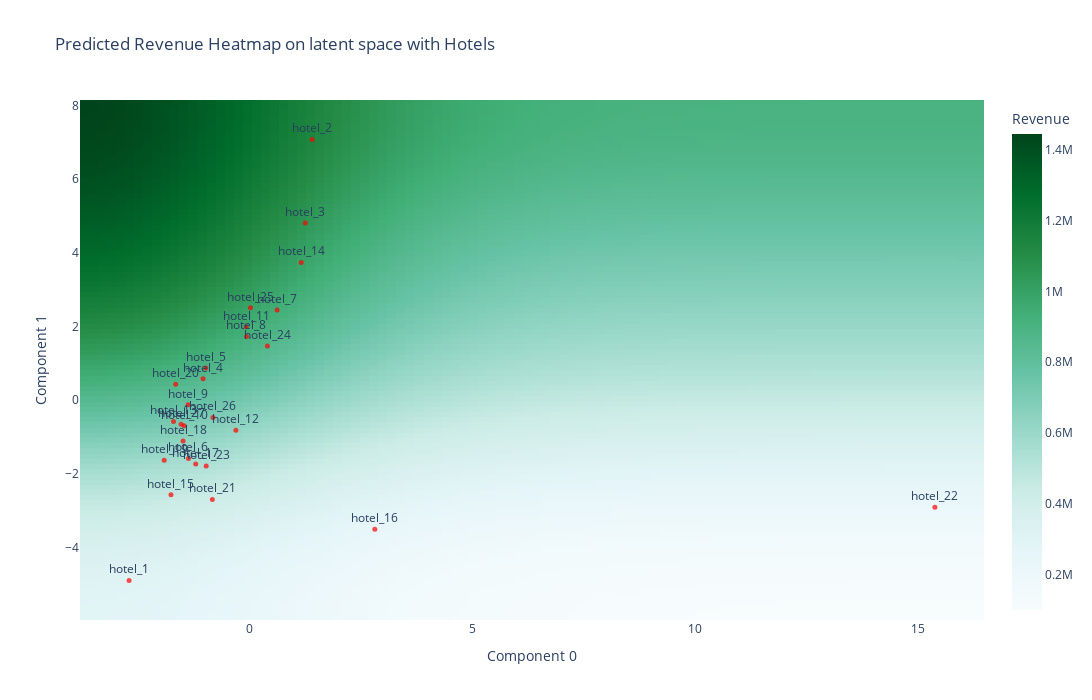

The cell this chart's notebook holds for it:
### Code cell
# plot the scatter plot over the heatmap, use go objects to add the scatter plot
import plotly.graph_objects as go
fig = go.Figure(data=go.Heatmap(z=grid_revenue, x=np.linspace(x_min, x_max, 100),
                                 y=np.linspace(y_min, y_max, 100),
                                 colorscale='BuGn',
                                 colorbar=dict(title='Revenue')))
fig.add_trace(go.Scatter(x=df_pca['PC0'], y=df_pca['PC1'],
                         mode='markers+text',
                         text=df_pca.index,
                         textposition='top center',
                         marker=dict(color='red', size=5, opacity=0.7),
                         name='Hotels'))
fig.update_layout(title='Predicted Revenue Heatmap on latent space with Hotels',
                  xaxis_title='Component 0',
                  yaxis_title='Component 1',
                  height=700, width=1200)
fig.show()
fig.write_html(f'{output_folder}/strategic_positioning.png')

### Figure 1 — Plotly figure (JSON) as saved in the notebook; plotly's stock layout.template omitted (floating-point values rounded to 4 significant figures; data arrays with more than 128 entries replaced by an {"elided": "..."} marker saying what was removed)
{"data": [{"colorbar": {"title": {"text": "Revenue"}}, "colorscale": [[0, "rgb(247,252,253)"], [0.125, "rgb(229,245,249)"], [0.25, "rgb(204,236,230)"], [0.375, "rgb(153,216,201)"], [0.5, "rgb(102,194,164)"], [0.625, "rgb(65,174,118)"], [0.75, "rgb(35,139,69)"], [0.875, "rgb(0,109,44)"], [1, "rgb(0,68,27)"]], "type": "heatmap", "x": [-3.693, -3.49, -3.287, -3.084, -2.881, -2.679, -2.476, -2.273, -2.07, -1.867, -1.665, -1.462, -1.259, -1.056, -0.8534, -0.6506, -0.4478, -0.245, -0.0422, 0.1606, 0.3634, 0.5662, 0.769, 0.9718, 1.175, 1.377, 1.58, 1.783, 1.986, 2.189, 2.391, 2.594, 2.797, 3.0, 3.203, 3.405, 3.608, 3.811, 4.014, 4.217, 4.42, 4.622, 4.825, 5.028, 5.231, 5.434, 5.636, 5.839, 6.042, 6.245, 6.448, 6.65, 6.853, 7.056, 7.259, 7.462, 7.664, 7.867, 8.07, 8.273, 8.476, 8.678, 8.881, 9.084, 9.287, 9.49, 9.692, 9.895, 10.1, 10.3, 10.5, 10.71, 10.91, 11.11, 11.31, 11.52, 11.72, 11.92, 12.13, 12.33, 12.53, 12.73, 12.94, 13.14, 13.34, 13.55, 13.75, 13.95, 14.15, 14.36, 14.56, 14.76, 14.97, 15.17, 15.37, 15.57, 15.78, 15.98, 16.18, 16.39], "y": [-5.889, -5.748, -5.607, -5.466, -5.325, -5.184, -5.043, -4.902, -4.76, -4.619, -4.478, -4.337, -4.196, -4.055, -3.914, -3.773, -3.632, -3.491, -3.35, -3.209, -3.068, -2.927, -2.786, -2.645, -2.504, -2.363, -2.222, -2.081, -1.94, -1.799, -1.657, -1.516, -1.375, -1.234, -1.093, -0.9523, -0.8112, -0.6702, -0.5291, -0.3881, -0.247, -0.106, 0.03507, 0.1761, 0.3172, 0.4582, 0.5992, 0.7403, 0.8813, 1.022, 1.163, 1.304, 1.446, 1.587, 1.728, 1.869, 2.01, 2.151, 2.292, 2.433, 2.574, 2.715, 2.856, 2.997, 3.138, 3.279, 3.42, 3.561, 3.702, 3.843, 3.984, 4.125, 4.266, 4.407, 4.549, 4.69, 4.831, 4.972, 5.113, 5.254, 5.395, 5.536, 5.677, 5.818, 5.959, 6.1, 6.241, 6.382, 6.523, 6.664, 6.805, 6.946, 7.087, 7.228, 7.369, 7.51, 7.652, 7.793, 7.934, 8.075], "z": {"elided": "100x100 float values"}}, {"marker": {"color": "red", "opacity": 0.7, "size": 5}, "mode": "markers+text", "name": "Hotels", "text": ["hotel_1", "hotel_2", "hotel_3", "hotel_4", "hotel_5", "hotel_6", "hotel_7", "hotel_8", "hotel_9", "hotel_10", "hotel_11", "hotel_12", "hotel_13", "hotel_14", "hotel_15", "hotel_16", "hotel_17", "hotel_18", "hotel_19", "hotel_20", "hotel_21", "hotel_22", "hotel_23", "hotel_24", "hotel_25", "hotel_26", "hotel_27"], "textposition": "top center", "type": "scatter", "x": [-2.693, 1.414, 1.261, -1.034, -0.9742, -1.36, 0.628, -0.0602, -1.369, -1.458, -0.06454, -0.2969, -1.696, 1.169, -1.753, 2.82, -1.199, -1.481, -1.905, -1.647, -0.8249, 15.39, -0.9631, 0.4095, 0.03014, -0.8105, -1.526], "y": [-4.889, 7.075, 4.806, 0.5847, 0.8743, -1.582, 2.448, 1.728, -0.1223, -0.6902, 1.998, -0.812, -0.5777, 3.74, -2.561, -3.501, -1.725, -1.102, -1.624, 0.4382, -2.689, -2.903, -1.783, 1.47, 2.51, -0.4637, -0.6491]}], "layout": {"height": 700, "title": {"text": "Predicted Revenue Heatmap on latent space with Hotels"}, "width": 1200, "xaxis": {"title": {"text": "Component 0"}}, "yaxis": {"title": {"text": "Component 1"}}}}
